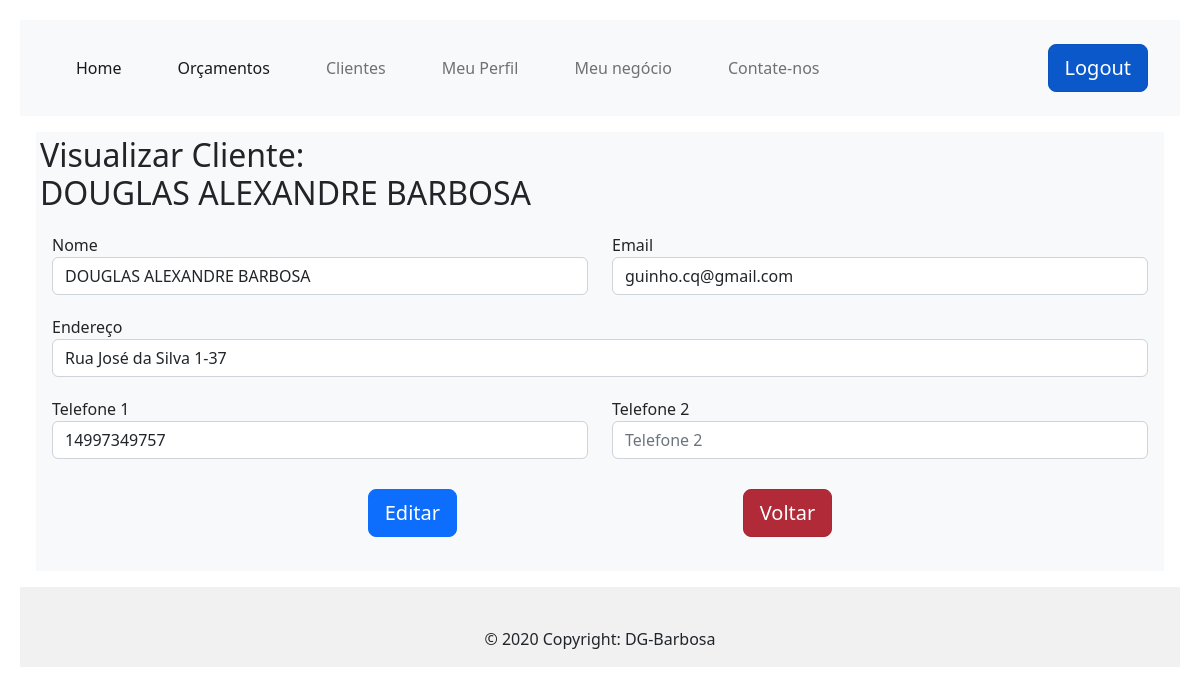
Page /viewClient/1 (signed in) on the committed database.
### app/models/tables.py (models this page shows, shortened)
class Clients(db.Model):
    _tablename__ = "clients"
    id = db.Column(db.Integer, primary_key=True, autoincrement=True)
    name = db.Column(db.String(150))
    email = db.Column(db.String, unique=True)
    address = db.Column(db.String)
    phone = db.Column(db.String)
    phone2 = db.Column(db.String)

### app/controllers/default.py (the view)
@app.route('/viewClient/<int:id>', methods=['GET'])
def view(id):
    client = Clients.query.filter_by(id=id).first_or_404()
    return render_template('viewClient.html', client=client)

### app/controllers/default.py (called while the page is built)
@lm.user_loader
def load_user(id):
    return User.query.filter_by(id=id).first()

### app/models/tables.py (called while the page is built)
    @property
    def is_authenticated(self):
        return True

### app/templates/viewClient.html
{% extends "base.html" %}
{% block conteudo %}
<div class="position-relative overflow-hidden p-3 p-md-1 m-md-3 bg-light">
    <h2>Visualizar Cliente: <br> {{ client.name }}</h2>
    <form action="/view/{{ client.id }}" class="container" method="GET">
        <div class=" row" style="margin-top: 20px; margin-bottom: 0px">
            <div class="col">
                <label for="">Nome</label>
                <input type="text" id="nome" name="nome" class="form-control" placeholder="Nome"
                    value="{{ client.name }}">
            </div>
            <div class="col">
                <label for="">Email</label>
                <input type="text" name="email" id="email" class="form-control" placeholder="exemplo@email.com"
                    value="{{ client.email }}">
            </div>
        </div>
        <div class="row" style="margin-top: 20px;">
            <div class="col">
                <label for="">Endereço</label>
                <input type="text" class="form-control" id="endereco" name="endereco" placeholder="Endereço"
                    value="{{ client.address }}">
            </div>
        </div>
        <div class="row" style="margin-top: 20px;">
            <div class="col">
                <label for="">Telefone 1</label>
                <input type="tel" class="form-control" placeholder="Telefone 1" id="telefone" name="telefone"
                    value="{{ client.phone }}">
            </div>
            <div class="col">
                <label for="">Telefone 2</label>
                <input type="tel" class="form-control" placeholder="Telefone 2" id="telefone2" name="telefone2"
                    value="{{ client.phone2 }}">
            </div>
        </div>
        <div class="buttons" style="display: flex; justify-content: space-evenly; margin: 30px;">
            <a href="/edit/{{ client.id }}">
                <input type="button" class="btn btn-primary btn-lg"  value="Editar">
            </a>
            <input type="reset" class="btn btn-danger btn-lg active" name="voltar" onclick="history.back()" value="Voltar">
        </div>
    </form>
    {% endblock conteudo %}

### app/static/css/style.css (style rules this page uses)
body { padding: 20px; background-color: black; }
a:link { text-decoration: none; }

### rows in the picture
Clients: name "DOUGLAS ALEXANDRE BARBOSA", nome "DOUGLAS ALEXANDRE BARBOSA", email "guinho.cq@gmail.com", endereco "Rua José da Silva 1-37", telefone "14997349757"
